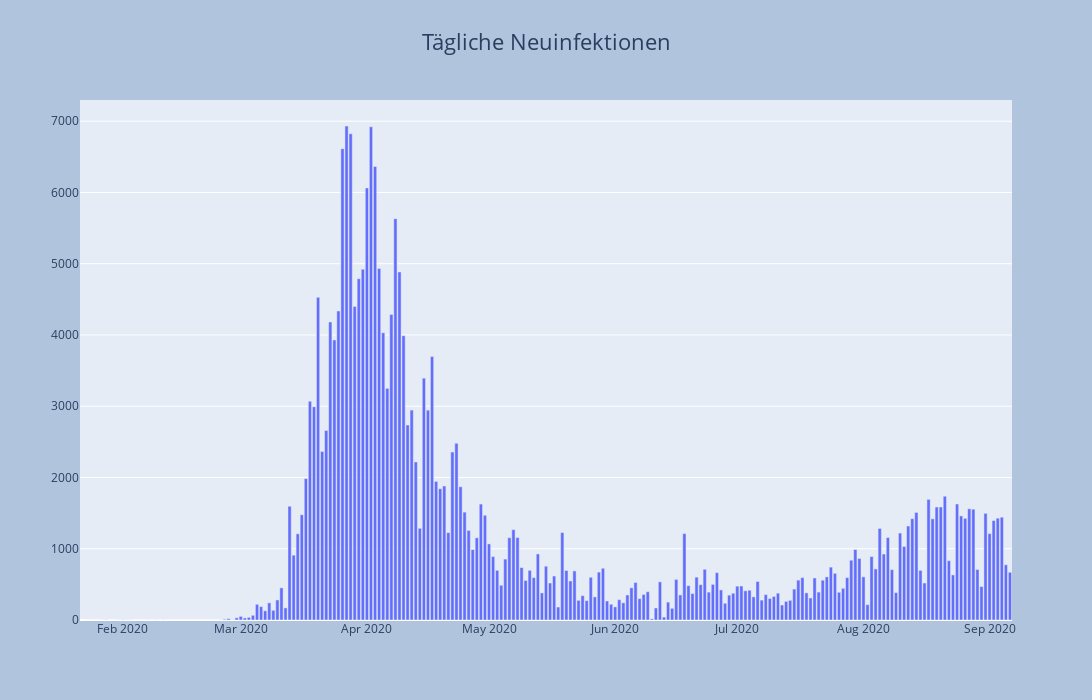

Source (notebook cell):
### Code cell
df['neu_infiziert'] = df['infiziert'].diff()
fig = go.Figure()
fig.add_trace(go.Bar(x=df['datum'], y=df['neu_infiziert']))
fig = plot_layout(fig, 'Tägliche Neuinfektionen')
fig.show()

### Figure 1 — Plotly figure (JSON) as saved in the notebook; plotly's stock layout.template omitted (floating-point values rounded to 4 significant figures; data arrays with more than 128 entries replaced by an {"elided": "..."} marker saying what was removed)
{"data": [{"type": "bar", "x": {"elided": "229 str values"}, "y": {"elided": "229 int values"}}], "layout": {"autosize": false, "height": 700, "hovermode": "x", "paper_bgcolor": "LightSteelBlue", "title": {"font": {"size": 22}, "text": "Tägliche Neuinfektionen", "x": 0.5, "xanchor": "center", "y": 0.95}, "width": 1300}}
